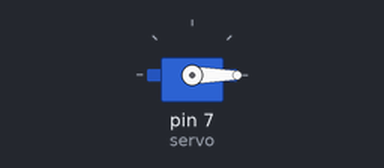
Recording of a sketch running on a simulated Arduino Uno, built with avr-gcc and run on an emulated ATmega328P. Parts: servo.

Above: at 0.05 s.
At 1.5 s:
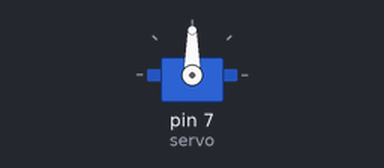
At 3.0 s:
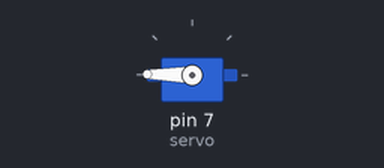
Timing chart, 0 to 6.9 s (numbered marks = the images above):
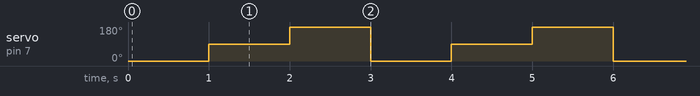

The sketch:

____.ino
```cpp
#include<Servo.h>

Servo servo;

void setup() {
  pinMode(7, OUTPUT);
  servo.attach(7);
}

void loop() {
  servo.write(0);
  delay(1000);
  servo.write(90);
  delay(1000);
  servo.write(179);
  delay(1000);
}
```

Measured:
- by itself, servo on pin 7 (servo): repeats every 3.0 s: 179° 1.0 s, 0° 1.0 s, 90° 1.0 s
